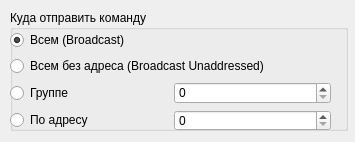
<?xml version="1.0" encoding="UTF-8"?>
<ui version="4.0">
 <class>addressSelector</class>
 <widget class="QWidget" name="addressSelector">
  <property name="geometry">
   <rect>
    <x>0</x>
    <y>0</y>
    <width>355</width>
    <height>142</height>
   </rect>
  </property>
  <property name="windowTitle">
   <string>Form</string>
  </property>
  <widget class="QGroupBox" name="sendCmdToGroupBox">
   <property name="geometry">
    <rect>
     <x>10</x>
     <y>10</y>
     <width>338</width>
     <height>121</height>
    </rect>
   </property>
   <property name="title">
    <string>Куда отправить команду</string>
   </property>
   <widget class="QWidget" name="verticalLayoutWidget_7">
    <property name="geometry">
     <rect>
      <x>0</x>
      <y>20</y>
      <width>321</width>
      <height>101</height>
     </rect>
    </property>
    <layout class="QVBoxLayout" name="verticalLayout_18">
     <item>
      <widget class="QRadioButton" name="broadcastSendRadioButton">
       <property name="text">
        <string>Всем (Broadcast)</string>
       </property>
       <property name="checked">
        <bool>true</bool>
       </property>
      </widget>
     </item>
     <item>
      <widget class="QRadioButton" name="broadcastUnaddrSendRadioButton">
       <property name="text">
        <string>Всем без адреса (Broadcast Unaddressed)</string>
       </property>
       <property name="checked">
        <bool>false</bool>
       </property>
      </widget>
     </item>
     <item>
      <layout class="QHBoxLayout" name="groupSendLayout">
       <item>
        <widget class="QRadioButton" name="groupSendRadioButton">
         <property name="text">
          <string>Группе</string>
         </property>
        </widget>
       </item>
       <item>
        <widget class="QSpinBox" name="groupSendSpinBox">
         <property name="maximum">
          <number>15</number>
         </property>
        </widget>
       </item>
      </layout>
     </item>
     <item>
      <layout class="QHBoxLayout" name="addressSendlLayout">
       <item>
        <widget class="QRadioButton" name="addressSendRadioButton">
         <property name="text">
          <string>По адресу</string>
         </property>
         <property name="checked">
          <bool>false</bool>
         </property>
        </widget>
       </item>
       <item>
        <widget class="QSpinBox" name="addressSendSpinBox">
         <property name="maximum">
          <number>254</number>
         </property>
        </widget>
       </item>
      </layout>
     </item>
    </layout>
   </widget>
  </widget>
 </widget>
 <resources/>
 <connections/>
</ui>
